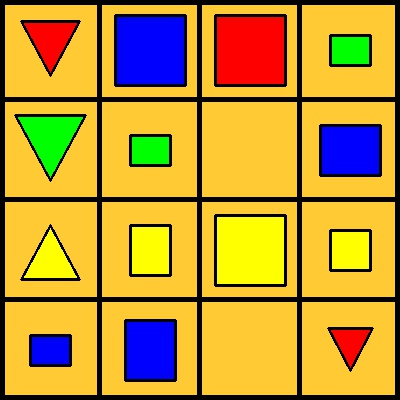
#> input picture task1_lm_set7/set-7/2. Task_Description/test_images/container_2.jpg, 400 x 400 px, given in place of board_1.jpg, which was not available
$ python task1_main.py   (Python 2 division)
#> lines starting #> are read from the running program, lines starting #| are printed output that depends on the picture; pictures that were not available may be replaced by others from this repository, and a replacement may not be noted
# -*- coding: utf-8 -*-
'''
**************************************************************************
*                  IMAGE PROCESSING (e-Yantra 2016)
*                  ================================
*  This software is intended to teach image processing concepts
*
*  Author: e-Yantra Project, Department of Computer Science
*  and Engineering, Indian Institute of Technology Bombay.
*
*  Software released under Creative Commons CC BY-NC-SA
*
*  For legal information refer to:
*        http://creativecommons.org/licenses/by-nc-sa/4.0/legalcode
*
*
*  This software is made available on an “AS IS WHERE IS BASIS”.
*  Licensee/end user indemnifies and will keep e-Yantra indemnified from
*  any and all claim(s) that emanate from the use of the Software or
*  breach of the terms of this agreement.
*
*  e-Yantra - An MHRD project under National Mission on Education using
*  ICT(NMEICT)
*
* ---------------------------------------------------
*  Theme: Launch a Module
*  Filename: task1_main.py
*  Version: 1.0.0
*  Date: November 11, 2016
*  How to run this file: python task1_main.py
*  Author: e-Yantra Project, Department of Computer Science and Engineering, Indian Institute of Technology Bombay.
* ---------------------------------------------------

* ====================== GENERAL Instruction =======================
* 1. Check for "DO NOT EDIT" tags - make sure you do not change function name of main().
* 2. Return should be board_objects and output_list. Both should be list of tuple
* 3. Do not keep uncessary print statement, imshow() functions in final submission that you submit
* 4. Do not change the file name
* 5. Your Program will be tested through code test suite designed and graded based on number of test cases passed
**************************************************************************
'''
import numpy as np
import cv2
import math

def mod(x):
    if(x<0):
        x*=-1
    return x

def getdist(x1,y1,x2,y2):
    return pow(mod(x2-x1)*mod(x2-x1)+mod(y2-y1)*mod(y2-y1),0.5)

RED_MIN =     np.array([ 0 ,  0,200], np.uint8)
RED_MAX =     np.array([ 50, 50,255], np.uint8)

BLUE_MIN  =   np.array([200,  0,  0], np.uint8)
BLUE_MAX  =   np.array([255, 50, 50],np.uint8)

GREEN_MIN  =  np.array([0  ,200,  0], np.uint8)
GREEN_MAX  =  np.array([50 ,255, 50], np.uint8)

YELLOW_MIN  = np.array([  0,225,225], np.uint8)
YELLOW_MAX  = np.array([ 25,255,255], np.uint8)

BACK_MIN = 0
BACK_MAX = 0

def getcolor(a):
    x=a[0]
    y=a[1]
    z=a[2]
    if(x<50 and y<50 and z<50):
        return "BLACK"
    elif(x>200 and y<50 and z<50):
        return "blue"
    elif(x<50 and y<50 and z>200):
        return "red"
    elif(x<50 and y>200 and z<50):
        return "green"
    elif(x>200 and y>200 and z>200):
        return "WHITE"
    elif(x<25 and y>225 and z>225):
        return "yellow"
    return "BACK"

def list_(image,x,y):
    list = [[0,0],[0,0]]
    i=x
    j=y
    if(getcolor(image[x][y])=="BACK"):
        return list
    temp="BLACK"

    #up
    while(1):
        i-=1
        if(temp==getcolor(image[i][y]) or getcolor(image[i][y])== "BACK"):
            break
    list[0][0]=x-i

    #left
    i=x
    j=y
    while(1):
        j-=1
        if(temp==getcolor(image[x][j]) or getcolor(image[x][j])== "BACK"):
            break
    list[1][0]=y-j

    #down
    i=x
    j=y
    while(1):
        i+=1
        if(temp==getcolor(image[i][y]) or getcolor(image[i][y])== "BACK"):
            break
    list[0][1]=i-x

    #right
    i=x
    j=y
    while(1):
        j+=1
        if(temp==getcolor(image[x][j]) or getcolor(image[x][j])== "BACK"):
            break
    list[1][1]=j-y

    #print(list)
    return list

def ie(x,y):
    if(mod(x-y)>2):
        return 0
    else:
        return 1

def getshape(image,x,y):
    if(getcolor(image[x][y])=="BACK"):
        return "EMP"
    list = list_(image,x,y)
    #print(list)
    if(ie(list[0][0],list[0][1]) and ie(list[1][0],list[1][1])):
        if(ie(list[0][0],list[1][0]) and ie(list[0][1],list[1][1])):
            if(getcolor(image[x-list[0][0]-2][y-list[0][1]-2])=="BACK"):
                return "Circle"
            else:
                return "4-sided"
        else:
            return "4-sided"
    else:
        return "Triangle"

def getobj(s):
#> called with s = 'test_images/board_1.jpg'
    img = cv2.imread(s,1)
#> img is the input picture: shape (400, 400, 3); mean B, G, R 54.2, 150.1, 187.9
    i=50
    cnt=1
    objects = []

    while(i<=img.shape[0]):
        j=50
        while(j<=img.shape[1]):
            objects.append(tuple((cnt,getcolor(img[i][j]),getshape(img,i,j))))
            cnt+=1
            j+=100
        i+=100
#> this loop made 4 passes
    return objects


def getmin(color):
    if(color == 'blue'):
        return BLUE_MIN , BLUE_MAX
    elif(color == 'red'):
        return RED_MIN , RED_MAX
    elif(color == 'green'):
        return GREEN_MIN , GREEN_MAX
    elif(color == 'yellow'):
        return YELLOW_MIN , YELLOW_MAX
    return BACK_MIN , BACK_MAX

def getobjpixel(img):
    obj_pix =[]
    i=0
    l=1
    while(i<img.shape[0]):
        j=0
        while(j<img.shape[1]):
            img_1= img [i:i+100,j:j+100]
            MIN , MAX = getmin(getcolor(img_1[50][50]))
            if(MIN is not BACK_MIN and MAX is not BACK_MAX):
                obj_pix.append(tuple((l,cv2.countNonZero(cv2.inRange(img_1, MIN, MAX)))))
            else:
                obj_pix.append(tuple((l,0)))
            l+=1
            j+=100
        i+=100
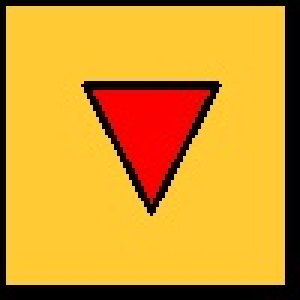
#> img_1: shape (100, 100, 3) (shown 3 times larger); mean B, G, R 42.4, 152.7, 210.9

    return obj_pix


def getmatch(board,path,board_p):
    container = getobj(path)
#> call 2 of getobj, with s = 'test_images/container_1.jpg'
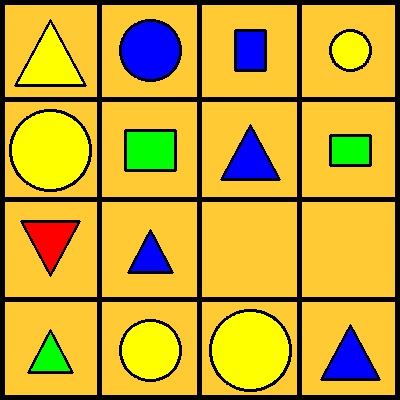
#> input picture task1_lm_set7/set-7/2. Task_Description/test_images/container_1.jpg, 400 x 400 px
#> in getobj, img is the input picture: shape (400, 400, 3); mean B, G, R 49.6, 164.3, 196.3
    cont_p  = getobjpixel(cv2.imread(path))
#> after the loop in getobjpixel (call 2), `while(i<img.shape[0]):`:
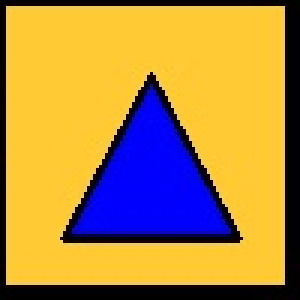
#> img_1: shape (100, 100, 3) (shown 3 times larger); mean B, G, R 72.2, 138.6, 174.7
    output = []
    i=0
    while(i<len(board)):
        j=0
        while(j<len(container)):
            if board[i][1] == container[j][1] and board[i][2] == container[j][2] :
                 if mod(board_p[i][1]-cont_p[j][1]) < 100  :
                    output.append(tuple(((board[i][0],container[j][0]))))
                    break
            j+=1
        if(j==len(container)):
            output.append(tuple((i+1,0)))
        i+=1
#> this loop made 16 passes

    return output


# ******* WRITE YOUR FUNCTION, VARIABLES etc HERE


def main(board_filepath, container_filepath):
	'''
This function is the main program which takes image of game-board and
container as argument. Team is expected to insert their part of code as
required to solve the given task (function calls etc).

***DO NOT EDIT THE FUNCTION NAME. Leave it as main****
Function name: main()

******DO NOT EDIT name of these argument*******
Input argument: board_filepath and container_filepath.

Return:
1 - List of tuples which is the expected final output. See Task1_Description for detail.
2 - List of tuples for objects on board. See Task1_Description for detail.
	'''

	board_objects = []		# List to store output of board -- DO NOT CHANGE VARIABLE NAME
	output_list = []		# List to store final output 	-- DO NOT CHANGE VARIABLE NAME

        board_objects = getobj(board_filepath)		                          # List to store output of board -- DO NOT CHANGE VARIABLE NAME
        output_list   = getmatch(board_objects,container_filepath,getobjpixel(cv2.imread(board_filepath)))            		# List to store final output 	-- DO NOT CHANGE VARIABLE NAME
        print board_objects
#> (printed output is left out)
        print output_list
#| [(1, 9), (2, 0), (3, 0), (4, 8), (5, 0), (6, 8), (7, 11), (8, 0), (9, 0), (10, 0), (11, 0), (12, 0), (13, 3), (14, 0), (15, 11), (16, 0)]


	##### WRITE YOUR CODE HERE - STARTS

	# cv2.imshow("board_filepath - press Esc to close",cv2.imread(board_filepath))			- For check - remove
	# cv2.imshow("container_filepath - press Esc to close",cv2.imread(container_filepath))


	# #### NO EDIT AFTER THIS

# DO NOT EDIT
# return Expected output, which is a list of tuples. See Task1_Description for detail.
	return board_objects, output_list


'''
Below part of program will run when ever this file (task1_main.py) is run directly from terminal/Idle prompt.

'''
if __name__ == '__main__':


	board_filepath = "test_images/board_1.jpg"    			# change filename of board provided to you
	container_filepath = "test_images/container_1.jpg"		# change filename of container as required for testing

	main(board_filepath,container_filepath)

	cv2.waitKey(0)
	cv2.destroyAllWindows()
